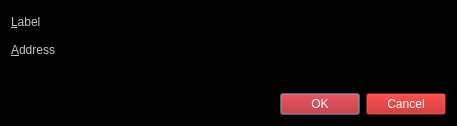
<?xml version="1.0" encoding="UTF-8"?>
<ui version="4.0">
 <class>EditAddressDialog</class>
 <widget class="QDialog" name="EditAddressDialog">
  <property name="geometry">
   <rect>
    <x>0</x>
    <y>0</y>
    <width>457</width>
    <height>126</height>
   </rect>
  </property>
  <property name="windowTitle">
   <string>Edit Address</string>
  </property>
  <property name="styleSheet">
   <string notr="true">color: rgb(198, 198, 198);
background-color: rgb(0, 0, 0);</string>
  </property>
  <layout class="QVBoxLayout" name="verticalLayout">
   <item>
    <layout class="QFormLayout" name="formLayout">
     <property name="fieldGrowthPolicy">
      <enum>QFormLayout::AllNonFixedFieldsGrow</enum>
     </property>
     <item row="0" column="0">
      <widget class="QLabel" name="label">
       <property name="text">
        <string>&amp;Label</string>
       </property>
       <property name="buddy">
        <cstring>labelEdit</cstring>
       </property>
      </widget>
     </item>
     <item row="0" column="1">
      <widget class="QLineEdit" name="labelEdit">
       <property name="toolTip">
        <string>The label associated with this address book entry</string>
       </property>
      </widget>
     </item>
     <item row="1" column="0">
      <widget class="QLabel" name="label_2">
       <property name="text">
        <string>&amp;Address</string>
       </property>
       <property name="buddy">
        <cstring>addressEdit</cstring>
       </property>
      </widget>
     </item>
     <item row="1" column="1">
      <widget class="QLineEdit" name="addressEdit">
       <property name="toolTip">
        <string>The address associated with this address book entry. This can only be modified for sending addresses.</string>
       </property>
      </widget>
     </item>
    </layout>
   </item>
   <item>
    <widget class="QDialogButtonBox" name="buttonBox">
     <property name="styleSheet">
      <string notr="true">font: bold 9pt &quot;Sans Serif&quot;;
color: rgb(255, 255, 255);
background-color: rgb(183, 13, 13);</string>
     </property>
     <property name="orientation">
      <enum>Qt::Horizontal</enum>
     </property>
     <property name="standardButtons">
      <set>QDialogButtonBox::Cancel|QDialogButtonBox::Ok</set>
     </property>
    </widget>
   </item>
  </layout>
 </widget>
 <resources/>
 <connections>
  <connection>
   <sender>buttonBox</sender>
   <signal>accepted()</signal>
   <receiver>EditAddressDialog</receiver>
   <slot>accept()</slot>
   <hints>
    <hint type="sourcelabel">
     <x>248</x>
     <y>254</y>
    </hint>
    <hint type="destinationlabel">
     <x>157</x>
     <y>274</y>
    </hint>
   </hints>
  </connection>
  <connection>
   <sender>buttonBox</sender>
   <signal>rejected()</signal>
   <receiver>EditAddressDialog</receiver>
   <slot>reject()</slot>
   <hints>
    <hint type="sourcelabel">
     <x>316</x>
     <y>260</y>
    </hint>
    <hint type="destinationlabel">
     <x>286</x>
     <y>274</y>
    </hint>
   </hints>
  </connection>
 </connections>
</ui>
